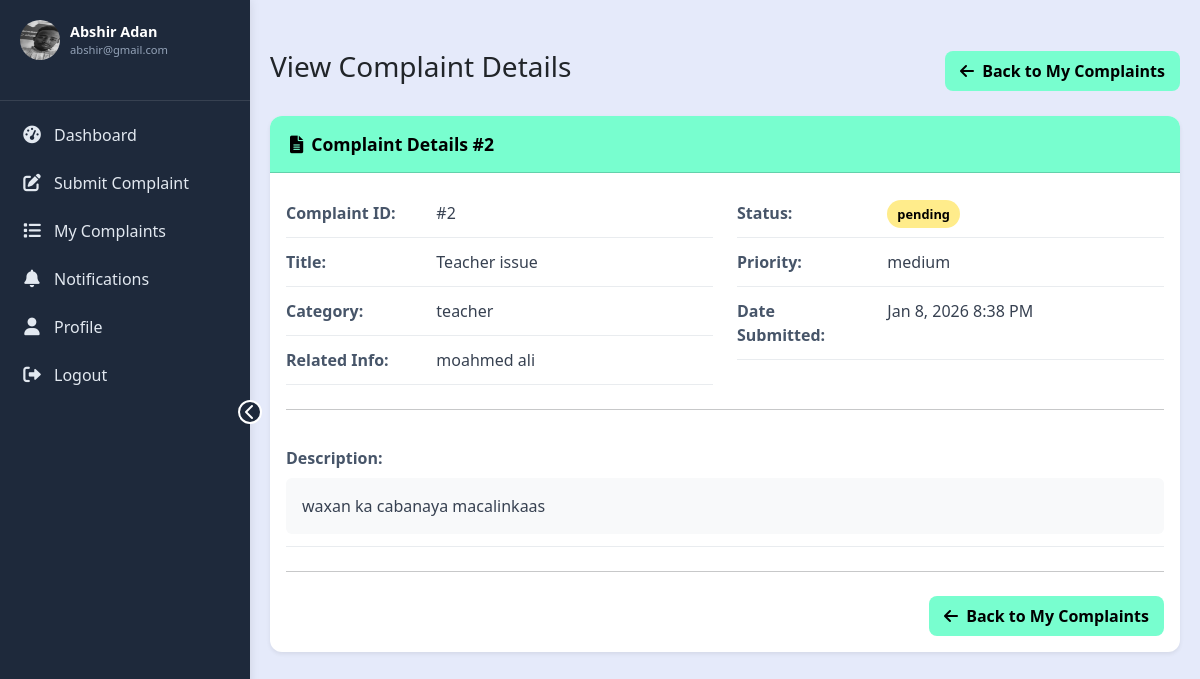
Screenshot of /student/view_complaint.php?id=2 (signed in) with the database file from the repository.
### tables this page shows
CREATE TABLE `complaints` (
  `id` int(11) NOT NULL,
  `student_id` int(11) NOT NULL,
  `category` enum('exam','teacher','subject','class','others') NOT NULL,
  `title` varchar(200) NOT NULL,
  `description` text NOT NULL,
  `priority` enum('low','medium','high') DEFAULT 'medium',
  `status` enum('pending','in_review','resolved') DEFAULT 'pending',
  `created_at` timestamp NOT NULL DEFAULT current_timestamp(),
  `related_subject_or_teacher` varchar(255) DEFAULT NULL,
  `resolved_at` timestamp NULL DEFAULT NULL,
  `updated_at` timestamp NOT NULL DEFAULT current_timestamp() ON UPDATE current_timestamp()
);

### student/view_complaint.php (the view, shortened to what this page needs)
<?php
include('../config/db.php');
$student_id = $_SESSION['user_id'];
$complaint_id = $_GET['id'] ?? null;
$sql = "SELECT * FROM complaints WHERE id = ? AND student_id = ?";
$stmt = mysqli_prepare($conn, $sql);
mysqli_stmt_bind_param($stmt, "ii", $complaint_id, $student_id);
mysqli_stmt_execute($stmt);
$result = mysqli_stmt_get_result($stmt);
$complaint = mysqli_fetch_assoc($result);
?>
<!DOCTYPE html>
<html lang="en">
<head>
    <link href="https://cdn.jsdelivr.net/npm/bootstrap@5.3.0/dist/css/bootstrap.min.css" rel="stylesheet">
    <link rel="stylesheet" href="https://cdnjs.cloudflare.com/ajax/libs/font-awesome/6.0.0/css/all.min.css">
</head>
<body>
    <button class="mobile-menu-btn" id="mobileMenuBtn">
    </button>
    <?php include 'sidebar.php'; ?>
    <div class="main-content">
        <div class="d-flex justify-content-between align-items-center mb-4">
            <h1 class="h3">View Complaint Details</h1>
            <a href="my_complaints.php" class="btn btn-back">
                <i class="fas fa-arrow-left me-1"></i> Back to My Complaints
            </a>
        </div>
        <div class="card complaint-details-card">
            <div class="card-header card-header-details">
                <i class="fas fa-file-alt me-2"></i>Complaint Details #<?php echo htmlspecialchars($complaint['id']); ?>
            </div>
            <div class="card-body">
                <div class="row">
                    <div class="col-md-6">
                        <div class="detail-row">
                            <div class="row">
                                <div class="col-4"><span class="detail-label">Complaint ID:</span></div>
                                <div class="col-8"><span class="detail-value">#<?php echo htmlspecialchars($complaint['id']); ?></span></div>
                            </div>
                        </div>
                        <div class="detail-row">
                            <div class="row">
                                <div class="col-4"><span class="detail-label">Title:</span></div>
                                <div class="col-8"><span class="detail-value"><?php echo htmlspecialchars($complaint['title']); ?></span></div>
                            </div>
                        </div>
                        <div class="detail-row">
                            <div class="row">
                                <div class="col-4"><span class="detail-label">Category:</span></div>
                                <div class="col-8"><span class="detail-value"><?php echo htmlspecialchars($complaint['category']); ?></span></div>
                            </div>
                        </div>
                        <div class="detail-row">
                            <div class="row">
                                <div class="col-4"><span class="detail-label">Related Info:</span></div>
                                <div class="col-8"><span class="detail-value"><?php echo htmlspecialchars($complaint['related_subject_or_teacher'] ?: 'N/A'); ?></span></div>
                            </div>
                        </div>
                    </div>
                    <div class="col-md-6">
                        <div class="detail-row">
                            <div class="row">
                                <div class="col-4"><span class="detail-label">Status:</span></div>
                                <div class="col-8">
                                    <span class="status-badge status-<?php echo strtolower(str_replace(' ', '-', $complaint['status'])); ?>">
                                        <?php echo htmlspecialchars($complaint['status']); ?>
                                    </span>
                                </div>
                            </div>
                        </div>
                        <div class="detail-row">
                            <div class="row">
                                <div class="col-4"><span class="detail-label">Priority:</span></div>
                                <div class="col-8"><span class="detail-value"><?php echo htmlspecialchars($complaint['priority']); ?></span></div>
                            </div>
                        </div>
                        <div class="detail-row">
                            <div class="row">
                                <div class="col-4"><span class="detail-label">Date Submitted:</span></div>
                                <div class="col-8"><span class="detail-value"><?php echo date('M j, Y g:i A', strtotime($complaint['created_at'])); ?></span></div>
                            </div>
                        </div>
                    </div>
                </div>
                <hr class="my-4">
                <div class="row">
                    <div class="col-12">
                        <div class="detail-row">
                            <div class="detail-label mb-2">Description:</div>
                            <div class="detail-value p-3 bg-light rounded">
                                <?php echo nl2br(htmlspecialchars($complaint['description'])); ?>
                            </div>
                        </div>
                    </div>
                </div>
                <hr class="my-4">
                <div class="row">
                    <div class="col-12 text-end">
                        <a href="my_complaints.php" class="btn btn-back">
                            <i class="fas fa-arrow-left me-1"></i> Back to My Complaints
                        </a>
                    </div>
                </div>
            </div>
        </div>
    </div>
</body>
</html>

### student/view_complaint.php (style rules this page uses)
:root { --primary-accent: #78FECF; --background-base: #E5EAFA; --success-text: #093824; --secondary: #C6CCB2; --error-state: #BF4E30; }
body { background-color: var(--background-base); overflow-x: hidden; }
.main-content { margin-left: 250px; padding: 20px; transition: all 0.3s ease; }
.complaint-details-card { border: none; box-shadow: 0 0.125rem 0.25rem rgba(0, 0, 0, 0.075); border-radius: 12px; overflow: hidden; }
.card-header-details { background: var(--primary-accent); color: #000; padding: 15px 20px; font-weight: 600; font-size: 1.1rem; }
.detail-row { border-bottom: 1px solid #e9ecef; padding: 12px 0; }
.detail-label { font-weight: 600; color: #475569; }
.detail-value { color: #374151; }
.status-badge { padding: 5px 10px; border-radius: 20px; font-size: 0.8rem; font-weight: 600; }
.status-pending { background-color: #FFEC8B; color: #000; }
.btn-back { background: var(--primary-accent); border: none; color: #000; font-weight: 600; padding: 8px 15px; border-radius: 8px; }

### rows the page displays
complaints: id "2", title "Teacher issue", category "teacher", related_subject_or_teacher "moahmed ali", status "pending", priority "medium", created_at "Jan 8, 2026 8:38 PM", description "waxan ka cabanaya macalinkaas"

### other values shown
$user_name "Abshir Adan"
$user_email "abshir@gmail.com"
